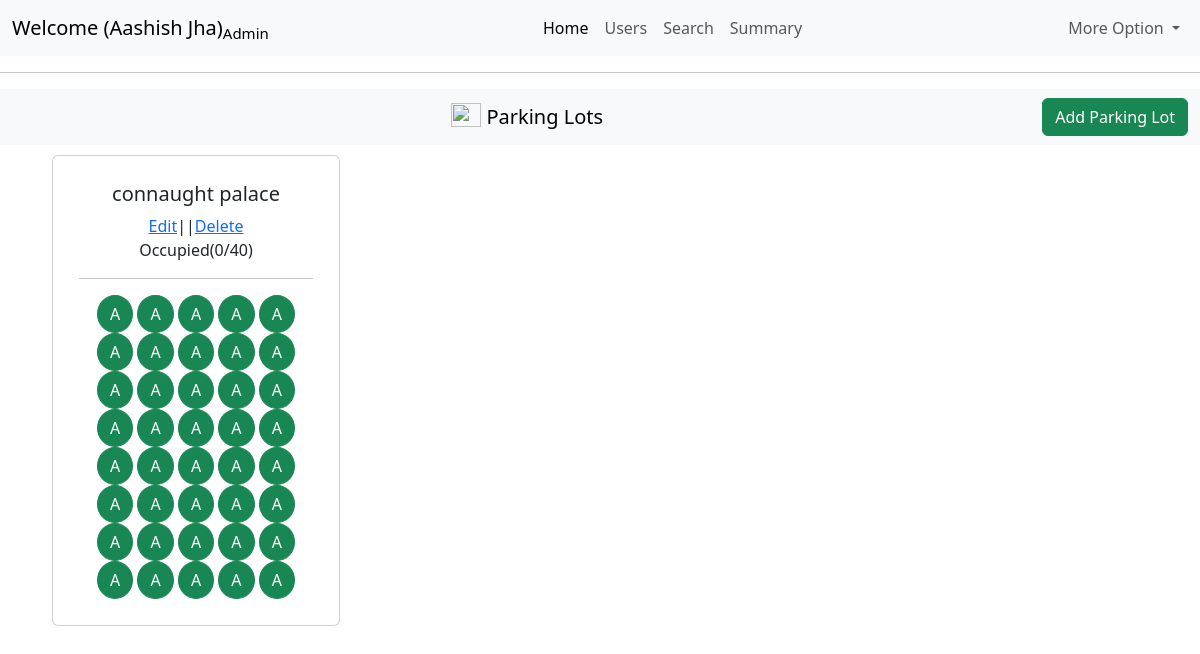
The app's page /admin/dashboard (signed in), older data.
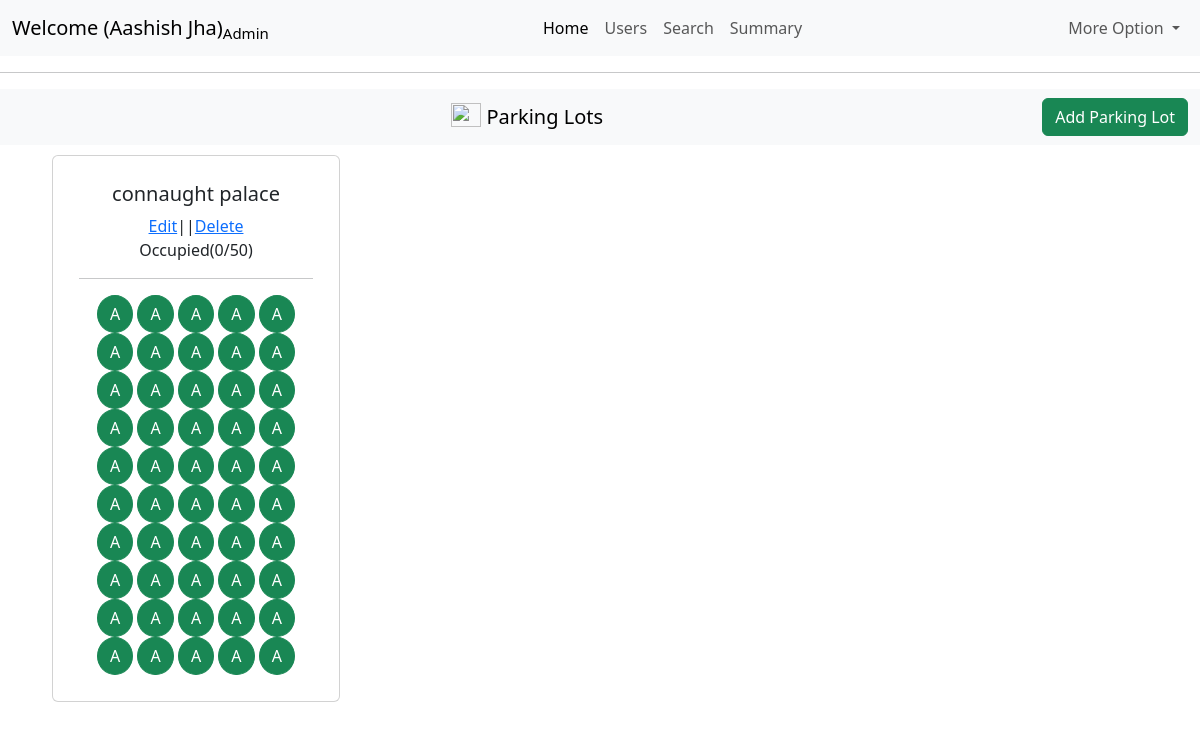
The same page, newer data.
### models/models.py (models this page shows)
class ParkingLot(db.Model):
    id=db.Column(db.Integer(),primary_key=True)
    location_name = db.Column(db.String(250),nullable=False)
    pincode=db.Column(db.Integer(),nullable=False)
    price=db.Column(db.Integer(),nullable=False)
    max_spots=db.Column(db.Integer(),nullable=False)
    address=db.Column(db.String(250),nullable=False)
    occupied=db.Column(db.Integer(),default=0)

### controllers/controllers.py (the view)
@controllers.route("/admin/dashboard", methods=['GET','POST'])
def admindashboard():
    parkinglot=ParkingLot.query.all()
    print("ram")
    return render_template("admindashboard.html",fullname=session["fullname"]
                           ,status=session["status"],
                           role=session["role"],parkinglot=parkinglot)

### templates/adminDashboard.html (shortened to what this page needs)
<!DOCTYPE html>
<html lang="en">
<head>
    <link href="https://cdn.jsdelivr.net/npm/bootstrap@5.3.7/dist/css/bootstrap.min.css" rel="stylesheet">
</head>
<body>
    <nav class="navbar navbar-expand-lg bg-body-tertiary">
  <div class="container-fluid">
    <a class="navbar-brand " href="#">Welcome ({{session['fullname']}})<sub>Admin</sub></a>
    <div class="collapse navbar-collapse" id="navbarNavDropdown">
      <ul class="navbar-nav ms-auto">
        <li class="nav-item">
          <a class="nav-link active" aria-current="page" href="#">Home</a>
        </li>
        <li class="nav-item">
          <a class="nav-link" href="/admin/dashboard/users">Users</a>
        </li>
        <li class="nav-item">
          <a class="nav-link" href="/admin/dashboard/search">Search</a>
        </li>
        <li class="nav-item">
          <a class="nav-link" href="/admin/dashboard/summary">Summary</a>
        </li>
    </ul>
    <ul class="navbar-nav ms-auto">
        <li class="nav-item dropdown">
          <a class="nav-link dropdown-toggle" href="#" role="button" data-bs-toggle="dropdown" aria-expanded="false">
            More Option
          </a>
        </li>
      </ul>
    </div>
  </div>
</nav>
<hr>
<nav class="navbar bg-body-tertiary">
  <div class="container-fluid text-center">
    <a class="navbar-brand mx-auto " href="#">
      <img src="https://images.pexels.com/photos/164634/pexels-photo-164634.jpeg?_gl=1*1rfblvq*_ga*MTY5NDc0NzA3NC4xNzUzMjk4NzE5*_ga_8JE65Q40S6*czE3NTMyOTg3MTgkbzEkZzEkdDE3NTMyOTg3MjMkajU1JGwwJGgw" width="30" height="24" class="d-inline-block align-text-top" style="align-content: center;">
      Parking Lots
    </a>
<a href="/admin/dashboard/addparkinglot" class="btn btn-success">
  Add Parking Lot
</a>  </div>
</nav>
<div class="container">
    <div class="row">
      {% for lot in parkinglot %}
        <div class="col-md-3 col-sm-6">
        <div class="card" style="width: 18rem;  margin-left: 10px; margin-top: 10px;">
        <div class="card-body text-center" style="margin:10px">
        <h5 class="card-title">{{lot.location_name}}</h5>
        <span style="align-content: center;"><a href="/admin/dashboard/editlot/{{ lot.id }}">Edit</a>||<a href="/admin/dashboard/deletelot/{{ lot.id }}">Delete</a></span>
        <p>Occupied({{lot.occupied}}/{{lot.max_spots}})</p>
        <hr>
     {% set avail=lot.max_spots-lot.occupied %}
    {% for i in range(avail)%}
    <button type="button" class="btn btn-success" style="border-radius: 50%;">A</button>
     {% endfor %}
    </div>
    {% endfor %}
    </div>
    </div>
</body>
</html>

Row changes from the older to the newer data that the page shows:
changed ParkingLot "connaught palace": max_spots "40" → "50"
Text that changed along with them:
new list line: "A"
